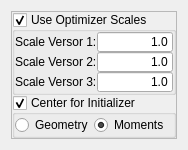
<?xml version="1.0" encoding="UTF-8"?>
<ui version="4.0">
 <class>QmitkVersorTransformControls</class>
 <widget class="QWidget" name="QmitkVersorTransformControls">
  <property name="geometry">
   <rect>
    <x>0</x>
    <y>0</y>
    <width>160</width>
    <height>146</height>
   </rect>
  </property>
  <property name="windowTitle">
   <string>Form</string>
  </property>
  <layout class="QVBoxLayout" name="verticalLayout">
   <item>
    <widget class="QFrame" name="m_VersorFrame">
     <property name="frameShape">
      <enum>QFrame::StyledPanel</enum>
     </property>
     <property name="frameShadow">
      <enum>QFrame::Raised</enum>
     </property>
     <layout class="QVBoxLayout" name="verticalLayout_76">
      <property name="spacing">
       <number>0</number>
      </property>
      <property name="margin">
       <number>0</number>
      </property>
      <item>
       <widget class="QGroupBox" name="m_UseOptimizerScalesVersor">
        <property name="title">
         <string>Use Optimizer Scales</string>
        </property>
        <property name="checkable">
         <bool>true</bool>
        </property>
        <layout class="QVBoxLayout" name="verticalLayout_75">
         <property name="spacing">
          <number>0</number>
         </property>
         <property name="margin">
          <number>0</number>
         </property>
         <item>
          <layout class="QHBoxLayout" name="_125">
           <item>
            <layout class="QVBoxLayout" name="_126">
             <item>
              <widget class="QLabel" name="textLabel1_8_2_3_2_2_2_3_2">
               <property name="font">
                <font>
                 <weight>50</weight>
                 <bold>false</bold>
                </font>
               </property>
               <property name="text">
                <string>Scale Versor 1:</string>
               </property>
               <property name="wordWrap">
                <bool>false</bool>
               </property>
              </widget>
             </item>
             <item>
              <widget class="QLabel" name="textLabel2_6_3_3_2_2_2_3_2">
               <property name="font">
                <font>
                 <weight>50</weight>
                 <bold>false</bold>
                </font>
               </property>
               <property name="text">
                <string>Scale Versor 2:</string>
               </property>
               <property name="wordWrap">
                <bool>false</bool>
               </property>
              </widget>
             </item>
             <item>
              <widget class="QLabel" name="textLabel3_5_3_3_2_2_2_3_2">
               <property name="font">
                <font>
                 <weight>50</weight>
                 <bold>false</bold>
                </font>
               </property>
               <property name="text">
                <string>Scale Versor 3:</string>
               </property>
               <property name="wordWrap">
                <bool>false</bool>
               </property>
              </widget>
             </item>
            </layout>
           </item>
           <item>
            <layout class="QVBoxLayout" name="_127">
             <item>
              <widget class="QLineEdit" name="m_ScalesVersorTransformScale1">
               <property name="minimumSize">
                <size>
                 <width>0</width>
                 <height>20</height>
                </size>
               </property>
               <property name="font">
                <font>
                 <weight>50</weight>
                 <bold>false</bold>
                </font>
               </property>
               <property name="text">
                <string>1.0</string>
               </property>
               <property name="alignment">
                <set>Qt::AlignRight</set>
               </property>
              </widget>
             </item>
             <item>
              <widget class="QLineEdit" name="m_ScalesVersorTransformScale2">
               <property name="minimumSize">
                <size>
                 <width>0</width>
                 <height>20</height>
                </size>
               </property>
               <property name="font">
                <font>
                 <weight>50</weight>
                 <bold>false</bold>
                </font>
               </property>
               <property name="text">
                <string>1.0</string>
               </property>
               <property name="alignment">
                <set>Qt::AlignRight</set>
               </property>
              </widget>
             </item>
             <item>
              <widget class="QLineEdit" name="m_ScalesVersorTransformScale3">
               <property name="minimumSize">
                <size>
                 <width>0</width>
                 <height>20</height>
                </size>
               </property>
               <property name="font">
                <font>
                 <weight>50</weight>
                 <bold>false</bold>
                </font>
               </property>
               <property name="text">
                <string>1.0</string>
               </property>
               <property name="alignment">
                <set>Qt::AlignRight</set>
               </property>
              </widget>
             </item>
            </layout>
           </item>
          </layout>
         </item>
        </layout>
       </widget>
      </item>
      <item>
       <widget class="QGroupBox" name="m_CenterForInitializerVersor">
        <property name="title">
         <string>Center for Initializer</string>
        </property>
        <property name="flat">
         <bool>true</bool>
        </property>
        <property name="checkable">
         <bool>true</bool>
        </property>
        <layout class="QHBoxLayout" name="horizontalLayout_7">
         <property name="spacing">
          <number>0</number>
         </property>
         <property name="margin">
          <number>0</number>
         </property>
         <item>
          <widget class="QRadioButton" name="m_GeometryVersor">
           <property name="enabled">
            <bool>true</bool>
           </property>
           <property name="minimumSize">
            <size>
             <width>0</width>
             <height>20</height>
            </size>
           </property>
           <property name="font">
            <font>
             <weight>50</weight>
             <bold>false</bold>
            </font>
           </property>
           <property name="text">
            <string>Geometry</string>
           </property>
          </widget>
         </item>
         <item>
          <widget class="QRadioButton" name="m_MomentsVersor">
           <property name="enabled">
            <bool>true</bool>
           </property>
           <property name="minimumSize">
            <size>
             <width>0</width>
             <height>20</height>
            </size>
           </property>
           <property name="font">
            <font>
             <weight>50</weight>
             <bold>false</bold>
            </font>
           </property>
           <property name="text">
            <string>Moments</string>
           </property>
           <property name="checked">
            <bool>true</bool>
           </property>
          </widget>
         </item>
        </layout>
       </widget>
      </item>
     </layout>
    </widget>
   </item>
  </layout>
 </widget>
 <resources/>
 <connections/>
</ui>
